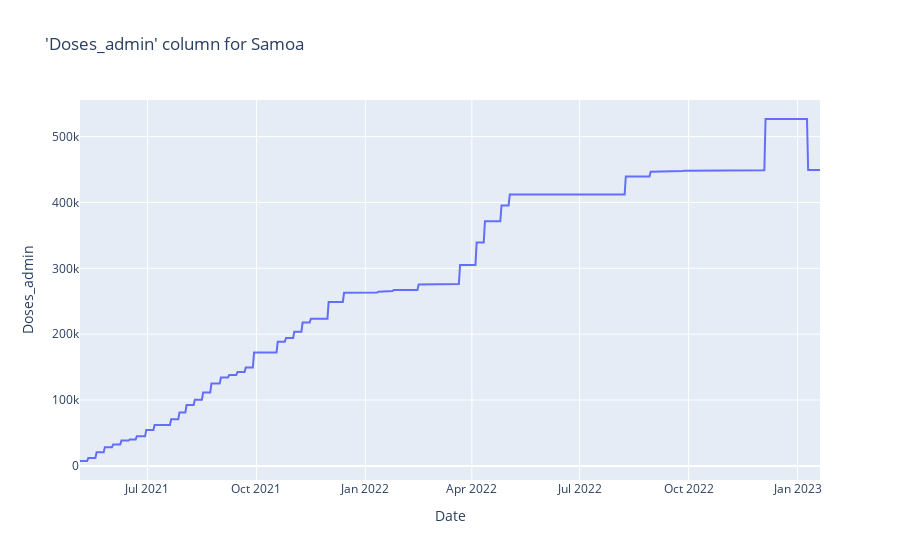

The notebook cell this image was saved under:
### Markdown cell above
<a name='part1'></a>

## Part 1: Global Vaccination Rates 🌎

One question we might hope to answer with this data is, **in each country, what is the average number of doses received?** In countries that have been more proactive about booster rollouts, you might expect this number to be much higher than 2. 

<br>

<center><b>What do you think this number is for the US?</b></center>

Eventually, to answer this question, you will create a **[choropleth](https://en.wikipedia.org/wiki/Choropleth_map)**, like the one below.

<img src='data/choropleth-example.png' width=70%>

We may think that we can use this data directly for getting the vaccination rate but unfortunately, the messiness of real-world data means that answering this question requires a bit of cleaning and organization. We'll do this cleaning and organization in the next few questions.

First, we need to find the total number of vaccinated individuals in each country/region. To do this, we have to understand what the values in the `'Doses_admin'` column mean. Are they the number people vaccinated on *that day*? Or are they the *cumulative* number of vaccinated people? This can be answered with a plot. Run the cell below to display an ✨ **interactive** ✨ plot that displays the `'Doses_admin'` column for any country you select.

### Code cell
DEFAULT = 'US'

def plot_cases(country):
    country_only = vacs[vacs['Country_Region'] == country]
    fig = px.line(country_only, x='Date', y='Doses_admin', title=f"'Doses_admin' column for {country}")
    fig.show()
    

dropdown_cases = widgets.Dropdown(options=np.sort(vacs['Country_Region'].unique()), value=DEFAULT)

def dropdown_cases_handler(change):
    if change['name'] == 'value' and (change['new'] != change['old']):
        clear_output()
        display(dropdown_cases)
        plot_cases(change['new'])
        
display(dropdown_cases)
plot_cases(DEFAULT)
dropdown_cases.observe(dropdown_cases_handler)

### Figure 1 — Plotly figure (JSON) as saved in the notebook; plotly's stock layout.template omitted (floating-point values rounded to 4 significant figures; data arrays with more than 128 entries replaced by an {"elided": "..."} marker saying what was removed)
{"data": [{"hovertemplate": "Date=%{x}<br>Doses_admin=%{y}<extra></extra>", "legendgroup": "", "line": {"color": "#636efa", "dash": "solid"}, "marker": {"symbol": "circle"}, "mode": "lines", "name": "", "orientation": "v", "showlegend": false, "type": "scatter", "x": {"elided": "626 str values"}, "xaxis": "x", "y": {"elided": "626 int values"}, "yaxis": "y"}], "layout": {"legend": {"tracegroupgap": 0}, "title": {"text": "'Doses_admin' column for Samoa"}, "xaxis": {"anchor": "y", "domain": [0, 1], "title": {"text": "Date"}}, "yaxis": {"anchor": "x", "domain": [0, 1], "title": {"text": "Doses_admin"}}}}
